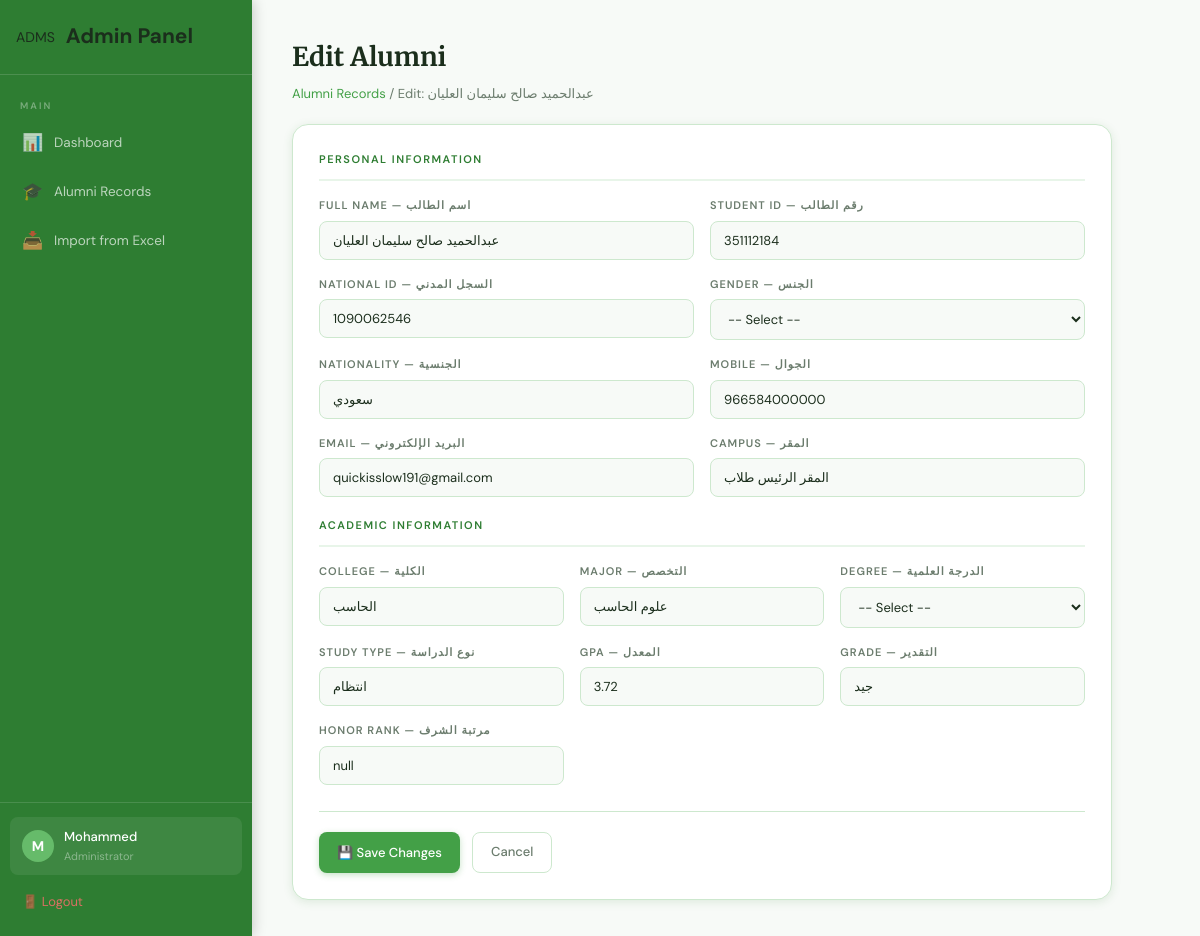
The app's page /Adminstration/edit_alumni.php?id=4 (signed in) with its own data.
### tables this page shows
CREATE TABLE `alumni` (
  `id` int(11) NOT NULL,
  `campus` varchar(100) DEFAULT NULL,
  `gender` varchar(10) DEFAULT NULL,
  `academic_degree` varchar(50) DEFAULT NULL,
  `college` varchar(100) DEFAULT NULL,
  `major` varchar(100) DEFAULT NULL,
  `study_type` varchar(50) DEFAULT NULL,
  `graduation_term` varchar(20) DEFAULT NULL,
  `student_id` varchar(20) DEFAULT NULL,
  `name` varchar(100) DEFAULT NULL,
  `national_id` varchar(20) DEFAULT NULL,
  `nationality` varchar(50) DEFAULT NULL,
  `gpa` decimal(3,2) DEFAULT NULL,
  `academic_grade` varchar(50) DEFAULT NULL,
  `mobile` varchar(20) DEFAULT NULL,
  `email` varchar(100) DEFAULT NULL,
  `honor_rank` varchar(100) DEFAULT NULL,
  `created_at` timestamp NOT NULL DEFAULT current_timestamp()
);

### Adminstration/edit_alumni.php (the view, shortened to what this page needs)
<?php
include "config.php";
$id   = intval($_GET['id']);
$stmt = $conn->prepare("SELECT * FROM alumni WHERE id = ?");
$stmt->bind_param("i", $id);
$stmt->execute();
$result = $stmt->get_result();
$alumni = $result->fetch_assoc();
?>
<!DOCTYPE html>
<html lang="en">
<head>
    <link rel="stylesheet" href="style.css">
</head>
<body>
<div class="layout">
    <?php include "sidebar.php"; ?>
    <main class="main-content animate-fadeIn" style="max-width:900px;">
        <h1 style="font-family:var(--font-display);font-size:26px;margin-bottom:6px;">Edit Alumni</h1>
        <div class="breadcrumb">
            <a href="alumni.php">Alumni Records</a> /
            Edit: <?php echo htmlspecialchars($alumni['name'] ?? ''); ?>
        </div>
        <form method="POST">
        <div class="card">
            <div class="form-section-title">Personal Information</div>
            <div class="grid-2">
                <div class="field">
                    <label>Full Name — اسم الطالب</label>
                    <input type="text" name="name" value="<?php echo htmlspecialchars($alumni['name'] ?? ''); ?>" required>
                </div>
                <div class="field ">
                    <label>Student ID — رقم الطالب </label>
                    <input type="text" value="<?php echo htmlspecialchars($alumni['student_id'] ?? ''); ?>" required>
                </div>
                <div class="field">
                    <label>National ID — السجل المدني</label>
                    <input type="text" name="national_id" value="<?php echo htmlspecialchars($alumni['national_id'] ?? ''); ?>">
                </div>
                <div class="field">
                    <label>Gender — الجنس</label>
                    <select name="gender">
                        <option value="">-- Select --</option>
                    </select>
                </div>
                <div class="field">
                    <label>Nationality — الجنسية</label>
                    <input type="text" name="nationality" value="<?php echo htmlspecialchars($alumni['nationality'] ?? ''); ?>">
                </div>
                <div class="field">
                    <label>Mobile — الجوال</label>
                    <input type="text" name="mobile" value="<?php echo htmlspecialchars($alumni['mobile'] ?? ''); ?>">
                </div>
                <div class="field">
                    <label>Email — البريد الإلكتروني</label>
                    <input type="email" name="email" value="<?php echo htmlspecialchars($alumni['email'] ?? ''); ?>">
                </div>
                <div class="field">
                    <label>Campus — المقر</label>
                    <input type="text" name="campus" value="<?php echo htmlspecialchars($alumni['campus'] ?? ''); ?>">
                </div>
            </div>
            <div class="form-section-title">Academic Information</div>
            <div class="grid-3">
                <div class="field">
                    <label>College — الكلية</label>
                    <input type="text" name="college" value="<?php echo htmlspecialchars($alumni['college'] ?? ''); ?>">
                </div>
                <div class="field">
                    <label>Major — التخصص</label>
                    <input type="text" name="major" value="<?php echo htmlspecialchars($alumni['major'] ?? ''); ?>">
                </div>
                <div class="field">
                    <label>Degree — الدرجة العلمية</label>
                    <select name="academic_degree">
                        <option value="">-- Select --</option>
                    </select>
                </div>
                <div class="field">
                    <label>Study Type — نوع الدراسة</label>
                    <input type="text" name="study_type" value="<?php echo htmlspecialchars($alumni['study_type'] ?? ''); ?>">
                </div>
                <div class="field">
                    <label>GPA — المعدل</label>
                    <input type="number" step="0.01" min="0" max="5" name="gpa"
                           value="<?php echo htmlspecialchars($alumni['gpa'] ?? ''); ?>">
                </div>
                <div class="field">
                    <label>Grade — التقدير</label>
                    <input type="text" name="academic_grade" value="<?php echo htmlspecialchars($alumni['academic_grade'] ?? ''); ?>">
                </div>
                <div class="field">
                    <label>Honor Rank — مرتبة الشرف</label>
                    <input type="text" name="honor_rank" value="<?php echo htmlspecialchars($alumni['honor_rank'] ?? ''); ?>">
                </div>
            </div>
            <div class="form-actions">
                <button type="submit" class="btn btn-primary">💾 Save Changes</button>
                <a href="alumni.php" class="btn btn-outline">Cancel</a>
            </div>
        </div>
        </form>
    </main>
</div>
</body>
</html>

### Adminstration/style.css (style rules this page uses)
:root { --green: #43a047; --green-dark: #2e7d32; --green-light: #e8f5e9; --green-mid: #66bb6a; --white: #ffffff; --off-white: #f7faf7; --text: #1b2e1c; --muted: #6b7c6d; --border: #cde8ce; --shadow: rgba(46,125,50,0.13); --red: #e53935; --blue: #1565c0; --font-display: 'Merriweather', serif; --font-body: 'DM Sans', sans-serif; --sidebar-width: 252px; --radius-sm: 8px; --radius-md: 12px; --radius-lg: 16px; }
*, *::before, *::after { margin:0; padding:0; box-sizing:border-box; }
body { font-family:var(--font-body); background:var(--off-white); color:var(--text); min-height:100vh; font-size:14px; line-height:1.6; }
a { text-decoration:none; color:inherit; }
.layout { display:flex; min-height:100vh; }
.main-content { margin-left:var(--sidebar-width); flex:1; padding:36px 40px; }
.breadcrumb { font-size:13px; color:var(--muted); margin-bottom:20px; }
.breadcrumb a { color:var(--green); }
.card { background:var(--white); border:1px solid var(--border); border-radius:var(--radius-lg); padding:26px; box-shadow:0 2px 10px var(--shadow); }
.btn { display:inline-flex; align-items:center; gap:7px; padding:9px 18px; border-radius:var(--radius-sm); font-family:var(--font-body); font-size:13px; font-weight:500; cursor:pointer; border:none; transition:all 0.2s; white-space:nowrap; text-decoration:none; }
.btn-primary { background:var(--green); color:var(--white); box-shadow:0 2px 6px rgba(67,160,71,0.3); }
.btn-outline { background:transparent; border:1px solid var(--border); color:var(--muted); }
.form-section-title { font-size:11px; font-weight:600; text-transform:uppercase; letter-spacing:1.5px; color:var(--green-dark); margin-bottom:16px; padding-bottom:10px; border-bottom:2px solid var(--green-light); }
.grid-2 { display:grid; grid-template-columns:1fr 1fr; gap:16px; margin-bottom:20px; }
.grid-3 { display:grid; grid-template-columns:1fr 1fr 1fr; gap:16px; margin-bottom:20px; }
.field { display:flex; flex-direction:column; gap:6px; }
.field label { font-size:11px; font-weight:600; text-transform:uppercase; letter-spacing:1px; color:var(--muted); }
.field input, .field select, .field textarea { background:var(--off-white); border:1px solid var(--border); border-radius:var(--radius-sm); padding:10px 13px; color:var(--text); font-family:var(--font-body); font-size:13px; outline:none; transition:border-color .2s,box-shadow .2s; width:100%; }
.field input::placeholder { color:#b0bfb1; }
.form-actions { display:flex; gap:12px; margin-top:26px; padding-top:20px; border-top:1px solid var(--border); }
.animate-fadeIn { animation:fadeIn 0.5s ease both; }

### records on screen
alumni: name "عبدالحميد صالح سليمان العليان", student "351112184", national_id "1090062546", nationality "سعودي", mobile "966584000000", email "quickisslow191@gmail.com", campus "المقر الرئيس طلاب", college "الحاسب", major "علوم الحاسب", study_type "انتظام", gpa "3.72", academic_grade "جيد", honor_rank "null"

### other values on screen
substr($_SESSION['admin_name'], 0, 1) "M"
$_SESSION['admin_name'] "Mohammed"
